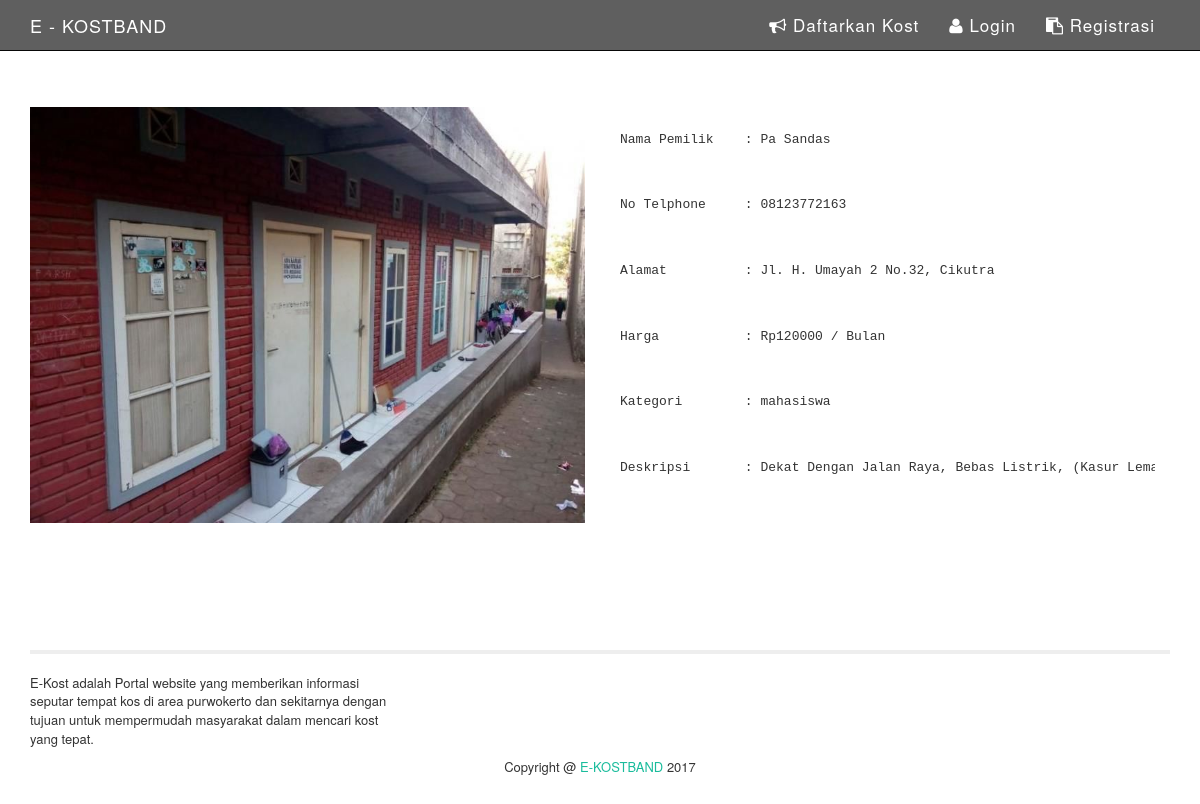
The app's page /admin/infokos.php?idkos=17 with its own data.
### tables this page shows
CREATE TABLE IF NOT EXISTS `kos` (
  `idkos` int(20) NOT NULL AUTO_INCREMENT,
  `id_user` int(11) NOT NULL,
  `namakos` varchar(70) DEFAULT NULL,
  `alamat` text,
  `harga` int(30) DEFAULT NULL,
  `per` varchar(20) DEFAULT NULL,
  `kategori` varchar(50) DEFAULT NULL,
  `deskripsi` varchar(100) DEFAULT NULL,
  `gambar` varchar(100) DEFAULT NULL,
  `no_telp` varchar(12) NOT NULL,
  PRIMARY KEY (`idkos`)
);

### admin/fungsi/ekost.php (called while the page is built, shortened)
<?php
  function tampilkosperid($id){
    global $konek;
    $query = mysqli_query($konek, "SELECT * FROM kos WHERE idkos = $id");
    return $query;
  }
 ?>

### admin/infokos.php (the view, shortened to what this page needs)
<?php
include ('fungsi/koneksi.php');
include ('fungsi/ekost.php');
$tampil = tampilkosperid($_GET['idkos']);
 ?>
<!DOCTYPE html>
<html lang="en">
<head>
    <link href="bootstrap/css/bootstrap.min.css" rel="stylesheet">
    <link href="dist/css/thumbnail-gallery.css" rel="stylesheet">
    <link rel="stylesheet" href="dist/css/thumbnail-gallery.css">
    <link rel="stylesheet" href="dist/font-awesome/css/font-awesome.min.css">
    <link href="plugins/slider/dist/jquery.bxslider.css" rel="stylesheet" />
</head>
<body>
    <nav class="navbar navbar-inverse navbar-fixed-top" role="navigation" style="background-color:#5f5f5f;font-size:17px;letter-spacing:1px;">
        <div class="container">
            <div class="navbar-header">
                <div class="navbar-header">
                  <a class="navbar-brand" href="index.php">E - KOSTBAND</a>
                </div>
            </div>
            <div class="collapse navbar-collapse" id="bs-example-navbar-collapse-1">
                <ul class="nav navbar-nav pull-right">
                    <li>
                        <a href="caradaftarkost.php"><i class="fa fa-bullhorn"></i> Daftarkan Kost</a>
                    </li>
                    <li>
                        <a href="userlogin.php"><i class="fa fa-user"></i> Login</a>
                    </li>
                    <li>
                        <a href="daftaruser.php"><i class="fa fa-clipboard"></i> Registrasi</a>
                    </li>
                </ul>
            </div>
        </div>
    </nav>
    <div class="container">
        <div class="row">
            <br>
            <br>
            <?php
            while($row = mysqli_fetch_assoc($tampil)){
             ?>
            <div class="col-lg-6">
                    <img class="img-responsive" src="gambarkost/<?php echo $row['gambar'] ?>" alt="">
            </div>
            <div class="container">
              <div class="col-lg-6" id="deskripinfo">
              <pre style="background-color:white;border: 0;padding: 5px;margin: 0px;border-radius: 0px;">
                  <p>Nama Pemilik    : <?php echo $row['namakos'] ?></p>
                  <p>No Telphone     : <?php echo $row['no_telp'] ?></p>
                  <p>Alamat          : <?php echo $row['alamat'] ?></p>
                  <p>Harga           : Rp<?php echo $row['harga'] ?> / <?php echo $row['per'] ?> </p>
                  <p>Kategori        : <?php echo $row['kategori'] ?></p>
                  <p>Deskripsi       : <?php echo $row['deskripsi'] ?></p>
              </pre>
            </div>
            </div>
            <?php } ?>
        </div>
        <footer style="margin-top:120px;">
          <hr>
            <div class="row">
              <div class="col-md-4">
                  <p>E-Kost adalah Portal website yang memberikan informasi seputar tempat kos di area purwokerto dan sekitarnya dengan tujuan untuk mempermudah masyarakat dalam mencari kost yang tepat.</p>
              </div>
            </div>
            <div class="col-md-12" id="tekscopy">
              <p>
                Copyright @ <span style="color:#1abc9c;">E-KOSTBAND </span>2017
              </p>
            </div>
        </footer>
    </div>
</body>
</html>

### admin/infokos.php (style rules this page uses)
body { font-size: 1.3em; }
.navbar-inverse .navbar-nav > li > a { color: #fff; }
.navbar-inverse .navbar-brand { color: #fff; }
#tekscopy { text-align: center; }
#deskripinfo { text-align: left; }
hr { border-width: 4px; color:#333; }

### records on screen
kos: gambar (picture), namakos "Pa Sandas", no_telp "08123772163", alamat "Jl. H. Umayah 2 No.32, Cikutra", harga "120000", per "Bulan", kategori "mahasiswa", deskripsi "Dekat Dengan Jalan Raya, Bebas Listrik, (Kasur…"
